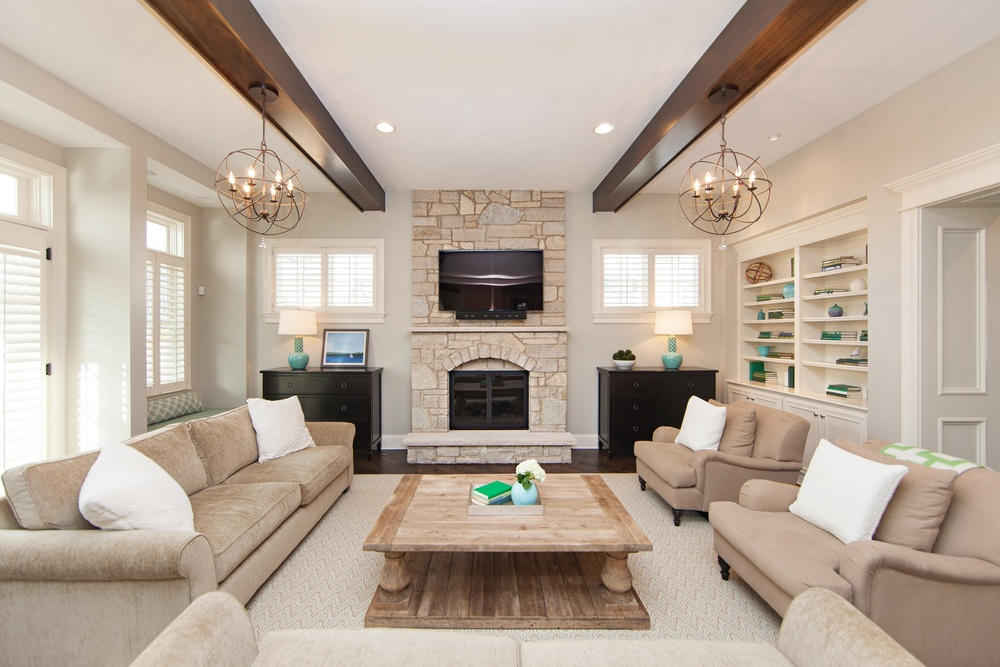
#> input picture reference.jpg, 1000 x 667 px, shrunk from 1920 x 1280 before the run
$ python tft.py
#> lines starting #> are read from the running program, lines starting #| are printed output that depends on the picture; after the words box and inside, x2 and y2 are one past the last pixel; in counts of white or black regions, pixels touching at a corner belong together
# annotate_items.py
import cv2
import json
import os
import numpy as np

IMG_PATH = "reference.jpg"   # put your reference image here
OUT_JSON = "items.json"

if not os.path.exists(IMG_PATH):
    print(f"Place an image named {IMG_PATH} in the script folder and re-run.")
    exit(1)

img = cv2.imread(IMG_PATH)
#> img is the input picture: shape (667, 1000, 3); mean B, G, R 154.8, 168.8, 183.8
display = img.copy()
h, w = img.shape[:2]
#> h = 667; w = 1000

polygons = []
current = []
items = []

mode_text = "LEFT-click: add point | r: finish polygon | n: name & save polygon | s: save all | q: quit"

def mouse_cb(event, x, y, flags, param):
    global current, display
    if event == cv2.EVENT_LBUTTONDOWN:
        current.append((x,y))
        # draw small circle
        cv2.circle(display, (x,y), 4, (0,255,0), -1)
    elif event == cv2.EVENT_RBUTTONDOWN:
        # remove last point
        if current:
            current.pop()
            # redraw
            display = img.copy()
            for poly in polygons:
                cv2.polylines(display, [np.array(poly, dtype=np.int32)], True, (0,0,255), 2)
            for p in current:
                cv2.circle(display, p, 4, (0,255,0), -1)

cv2.namedWindow("Annotator")
cv2.setMouseCallback("Annotator", mouse_cb)

while True:
    tmp = display.copy()
    # draw current polygon lines
    if len(current) >= 2:
        pts = np.array(current, dtype=np.int32)
        cv2.polylines(tmp, [pts], False, (0,255,255), 2)
    # draw finished polygons with their labels
    for it in items:
        pts = np.array(it["poly"], dtype=np.int32)
        cv2.polylines(tmp, [pts], True, (0,0,255), 2)
        # label center
        cx = int(sum([p[0] for p in it["poly"]]) / len(it["poly"]))
        cy = int(sum([p[1] for p in it["poly"]]) / len(it["poly"]))
        cv2.putText(tmp, it["name"], (cx+5, cy), cv2.FONT_HERSHEY_SIMPLEX, 0.6, (0,255,255), 2)

    cv2.putText(tmp, mode_text, (10, h-10), cv2.FONT_HERSHEY_SIMPLEX, 0.5, (255,255,255), 1)
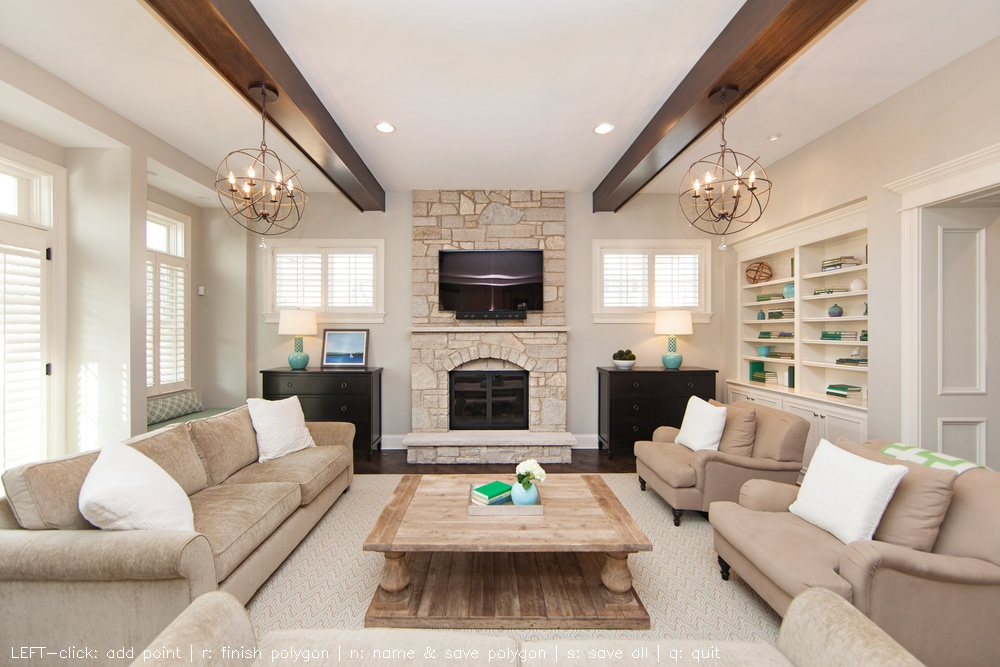
#> tmp: shape (667, 1000, 3); 0.2% of pixels changed, all inside (x1, y1, x2, y2) = (12, 645, 720, 662)
    cv2.imshow("Annotator", tmp)
    key = cv2.waitKey(20) & 0xFF
#> (key q is pressed here)

    if key == ord('r'):  # finish polygon (needs >=3)
        if len(current) >= 3:
            polygons.append(current.copy())
            current = []
            display = img.copy()
        else:
            print("Polygon needs at least 3 points.")
    elif key == ord('n'):  # name last polygon and commit to items
        if polygons:
            name = input("Enter name for last polygon: ").strip()
            if not name:
                name = f"item_{len(items)+1}"
            items.append({"name": name, "poly": polygons[-1]})
            polygons.pop()  # consumed
            display = img.copy()
        else:
            print("No finished polygon to name. Press 'r' first.")
    elif key == ord('s'):  # save all to json
        with open(OUT_JSON, "w") as f:
            json.dump({"ref_size": {"w": w, "h": h}, "items": items}, f, indent=2)
        print(f"Saved {len(items)} items to {OUT_JSON}")
    elif key == ord('q'):
        break

cv2.destroyAllWindows()
